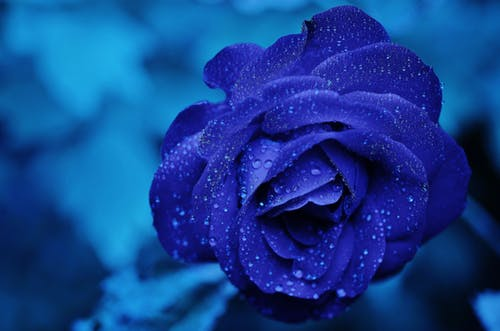
#> input picture Images/rose.jpg, 500 x 331 px, found by its file name
$ python global_thresholding.py
#> lines starting #> are read from the running program, lines starting #| are printed output that depends on the picture; after the words box and inside, x2 and y2 are one past the last pixel; in counts of white or black regions, pixels touching at a corner belong together
# -*- coding: utf-8 -*-
"""
Created on Wed Mar  4 11:12:29 2020

@author: hosna
"""

import numpy as np
from numpy import asarray
from PIL import Image
import matplotlib.pyplot as plt

def global_threshold (threshold, img):
    img = asarray(img)
    img = img.astype('float32')
    print(img)
    for row in range (img.shape[0]):
        for col in range (img.shape[1]):
            if img[row, col] < threshold:
                img[row, col] = 0
            else:
                img[row, col] = 255
    return img

# load image
image = Image.open('rose.jpg').convert('L')
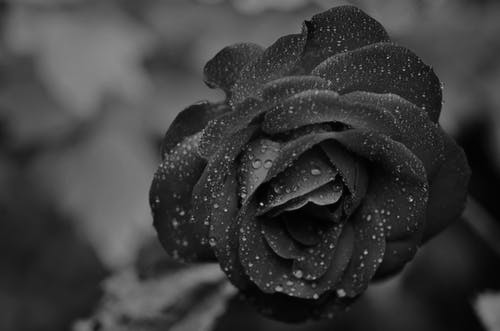
#> image: PIL image 500x331 L; min 0, max 205, mean 59.8
thresh = 70
new_img = global_threshold(thresh, image)
#> (printed output is left out)
#> after the loop in global_threshold, `for row in range (img.shape[0]):`:
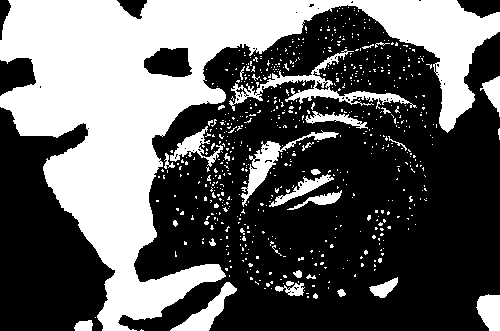
#> img: shape (331, 500) float32; 37.6% white; 672 white regions (639 under 20 px), largest, box (x1, y1, x2, y2) and area: (0, 0, 500, 331) 51280, (229, 49, 417, 111) 1942, (241, 130, 339, 207) 1190
print(new_img.shape)
#| (331, 500)
img_h = new_img.shape[0]
#> img_h = 331
img_w = new_img.shape[1]
#> img_w = 500

#array is in float type and the image should have every pixel in the format 0-255 (which is uint8)
new_img = new_img.astype(np.uint8) #made it save safely
new_img_plot = Image.fromarray(new_img)

new_img_plot.save('img_global_thresholded.png')  # cannot save it why?
image.show()
new_img_plot.show()

$ run again, with Images/trial_image.jpg copied over Images/rose.jpg
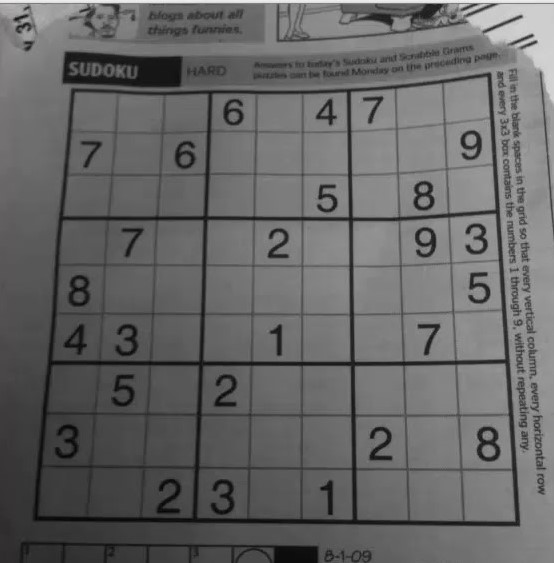
#> input picture Images/trial_image.jpg, 554 x 563 px, found by its file name
#> (printed output is left out)
#> after the loop in global_threshold, `for row in range (img.shape[0]):`:
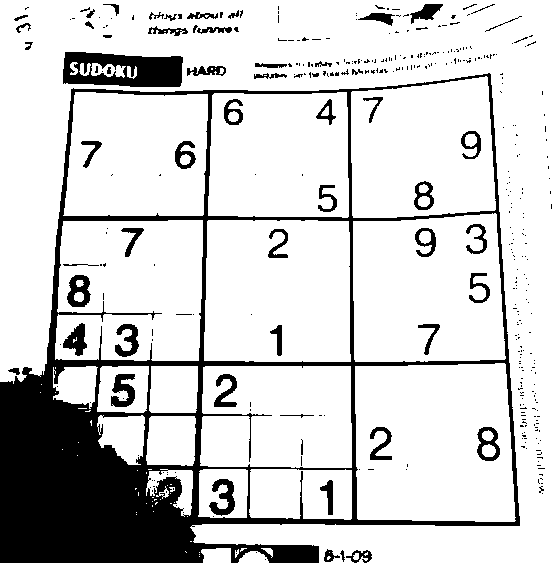
#> img: shape (563, 554) float32; 81.9% white; 383 black regions (325 under 20 px), largest, box (x1, y1, x2, y2) and area: (0, 73, 520, 563) 42576, (63, 52, 183, 87) 3079, (209, 479, 235, 516) 504
#| (563, 554)
